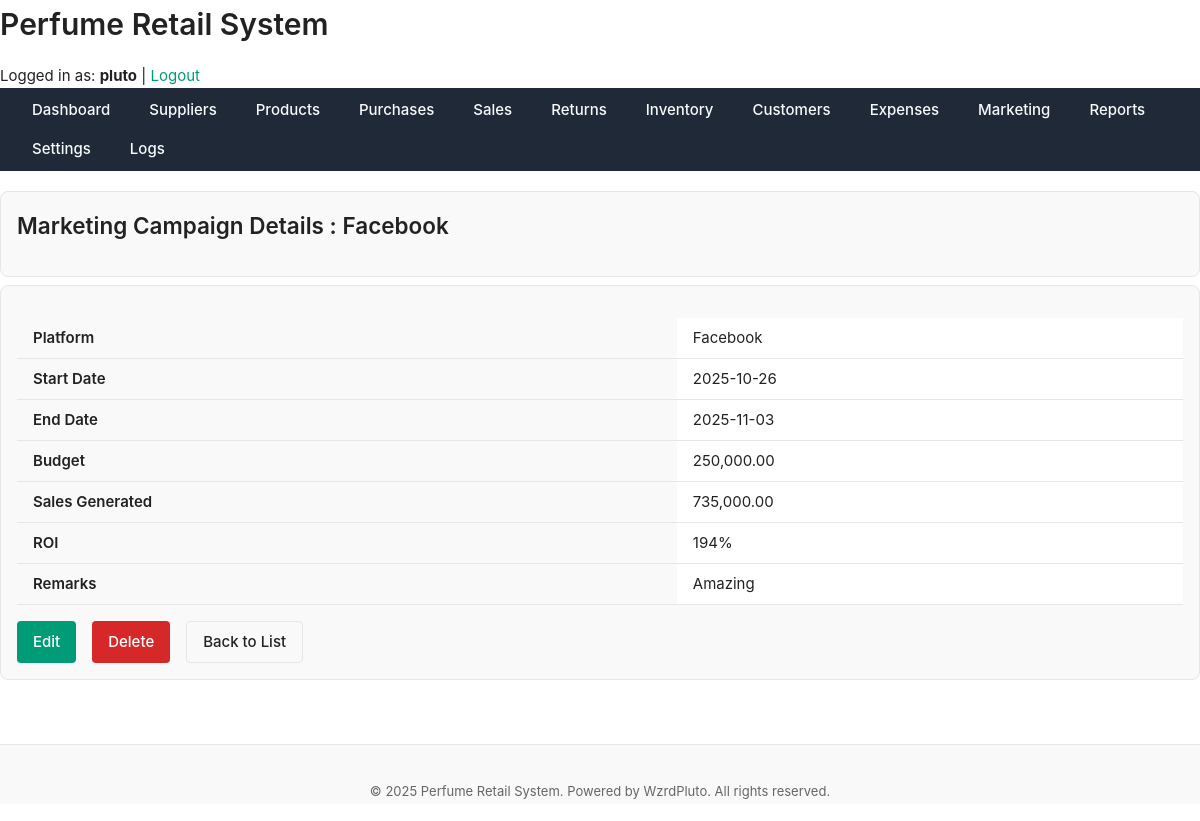
/public/marketing/view.php?id=2 (signed in), run on the app's committed database.
### tables this page shows
CREATE TABLE `marketing` (
  `campaign_id` int(11) NOT NULL,
  `platform` varchar(100) DEFAULT NULL,
  `start_date` date DEFAULT NULL,
  `end_date` date DEFAULT NULL,
  `budget` decimal(10,2) DEFAULT NULL,
  `sales_generated` decimal(10,2) DEFAULT 0.00,
  `remarks` text DEFAULT NULL
);

### includes/functions.php (called while the page is built, shortened)
<?php
function get_campaign_by_id($pdo, $id) {
    $stmt = $pdo->prepare("SELECT * FROM marketing WHERE campaign_id = ?");
    $stmt->execute([$id]);
    return $stmt->fetch(PDO::FETCH_ASSOC);
}

### public/marketing/view.php (the view, shortened to what this page needs)
<?php
require_once '../../includes/functions.php';
$id = (int)($_GET['id'] ?? 0);
$campaign = get_campaign_by_id($pdo, $id);
include '../../includes/header.php';
$roi = ($campaign['budget'] > 0)
    ? round((($campaign['sales_generated'] - $campaign['budget']) / $campaign['budget']) * 100, 2)
    : 0;
?>
<main class="main-content">
    <div class="card mb-sm">
        <h2>Marketing Campaign Details : <?= htmlspecialchars($campaign['platform']) ?></h2>
    </div>
    <div class="card">
        <table class="table">
            <tbody>
                <tr>
                    <th>Platform</th>
                    <td><?= htmlspecialchars($campaign['platform']) ?></td>
                </tr>
                <tr>
                    <th>Start Date</th>
                    <td><?= htmlspecialchars($campaign['start_date']) ?></td>
                </tr>
                <tr>
                    <th>End Date</th>
                    <td><?= htmlspecialchars($campaign['end_date']) ?></td>
                </tr>
                <tr>
                    <th>Budget</th>
                    <td><?= number_format($campaign['budget'], 2) ?></td>
                </tr>
                <tr>
                    <th>Sales Generated</th>
                    <td><?= number_format($campaign['sales_generated'], 2) ?></td>
                </tr>
                <tr>
                    <th>ROI</th>
                    <td><?= $roi ?>%</td>
                </tr>
                <tr>
                    <th>Remarks</th>
                    <td><?= nl2br(htmlspecialchars($campaign['remarks'])) ?></td>
                </tr>
            </tbody>
        </table>
        <div class="flex gap-md mt-sm">
            <a href="edit.php?id=<?= $id ?>" class="btn btn-primary">Edit</a>
            <a href="delete.php?id=<?= $id ?>" class="btn btn-danger"
               onclick="return confirm('Are you sure you want to delete this campaign?');">
               Delete
            </a>
            <a href="index.php" class="btn btn-secondary">Back to List</a>
        </div>
    </div>
</main>
<?php include '../../includes/footer.php'; ?>

### assets/css/layout.css (style rules this page uses)
body { display: flex; min-height: 100vh; flex-direction: column; }
table { width: 100%; border-collapse: collapse; }
th, td { padding: var(--space-sm) var(--space-md); text-align: left; border-bottom: 1px solid var(--color-border); }
th { font-weight: 600; background-color: var(--color-surface); }
.flex { display: flex; }
.gap-md { gap: var(--space-md); }

### assets/css/theme.css (style rules this page uses)
:root { --color-bg: #ffffff; --color-surface: #f9f9f9; --color-border: #e6e6e6; --color-text: #222222; --color-text-muted: #666666; --color-primary: #009b77; --color-primary-hover: #008165; --color-danger: #d62828; --color-success: #2d6a4f; --color-warning: #e9c46a; --shadow-light: 0 2px 8px rgba(0, 0, 0, 0.05); --radius-sm: 4px; --radius-md: 8px; --radius-lg: 16px; --font-main: "Inter", "Segoe UI", "Roboto", sans-serif; --font-size-base: 15px; --font-size-sm: 13px; --font-size-lg: 18px; --line-height-base: 1.6; --space-xs: 4px; --space-sm: 8px; --space-md: 16px; --space-lg: 24px; --space-xl: 40px; --transition-fast: 0.15s ease-in-out; --transition-base: 0.25s ease; }
*, *::before, *::after { box-sizing: border-box; margin: 0; padding: 0; }
html, body { font-family: var(--font-main); font-size: var(--font-size-base); line-height: var(--line-height-base); background-color: var(--color-bg); color: var(--color-text); height: 100%; min-height: 100vh; }
a { color: var(--color-primary); text-decoration: none; transition: color var(--transition-fast); }
h1, h2, h3, h4, h5 { color: var(--color-text); margin-bottom: var(--space-md); font-weight: 600; }
.card { background: var(--color-surface); border: 1px solid var(--color-border); border-radius: var(--radius-md); box-shadow: var(--shadow-light); padding: var(--space-lg); margin-bottom: var(--space-lg); }
.btn { display: inline-block; padding: var(--space-sm) var(--space-md); border: none; border-radius: var(--radius-sm); cursor: pointer; transition: background var(--transition-fast); font-size: var(--font-size-base); }
.btn-primary { background: var(--color-primary); color: #fff; }
.btn-danger { background: var(--color-danger); color: #fff; }
table { width: 100%; border-collapse: collapse; margin-top: var(--space-md); }
th, td { text-align: left; padding: var(--space-sm) var(--space-md); border-bottom: 1px solid var(--color-border); }
th { background: var(--color-surface); font-weight: 600; }

### assets/css/components.css (style rules this page uses)
button, .btn { display: inline-flex; align-items: center; justify-content: center; padding: var(--space-sm) var(--space-md); font-size: var(--font-size-base); font-weight: 500; border: none; border-radius: var(--radius-sm); cursor: pointer; transition: background var(--transition-fast), color var(--transition-fast), transform var(--transition-fast); text-decoration: none; }
.btn-primary { background-color: var(--color-primary); color: #fff; }
.btn-secondary { background-color: var(--color-surface); color: var(--color-text); border: 1px solid var(--color-border); }
.btn-danger { background-color: var(--color-danger); color: #fff; }
.card { background-color: var(--color-surface); border: 1px solid var(--color-border); border-radius: var(--radius-md); padding: var(--space-md); box-shadow: var(--shadow-sm); display: flex; flex-direction: column; gap: var(--space-sm); transition: box-shadow var(--transition-base); }
.table { width: 100%; border-collapse: collapse; background-color: var(--color-bg); }
.table th, .table td { padding: var(--space-sm) var(--space-md); text-align: left; border-bottom: 1px solid var(--color-border); }
.table th { background-color: var(--color-surface); font-weight: 600; }
.mt-sm { margin-top: var(--space-sm); }
.mb-sm { margin-bottom: var(--space-sm); }

### data on the page
marketing: platform "Facebook", start_date "2025-10-26", end_date "2025-11-03", budget "250,000.00", sales_generated "735,000.00", roi "194", remarks "Amazing"

### other printed values
SITE_NAME "Perfume Retail System"
$_SESSION['username'] "pluto"
